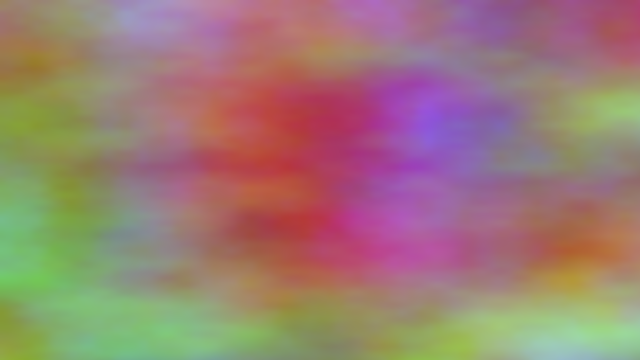
Frame 1 (no input)
Frame 2 (the mouse pressed at the canvas centre, redrawn once): identical to frame 1, image omitted

The p5.js sketch that drew this single still picture (run headless with seeded random() and noise() and a simulated clock; the mouse was pressed at the canvas centre and the sketch redrawn once):

// p5.js sketch
// ── sketch.js
function setup() {
    createCanvas(640, 360);
    noLoop();
    pixelDensity(1);
}

function draw() {
    background(0);
    noiseDetail(5);
    loadPixels();

    let redxoff = 25.0;
    let greenxoff = 35.0;
    let bluexoff = 45.0;
    for (let x = 0; x < width; x++) {
        let redyoff = 10.0;
        let greenyoff = 20.0;
        let blueyoff = 30.0;
        for (let y = 0; y < height; y++) {

            let red = map(noise(redxoff, redyoff), 0, 1, 0, 255);
            if (x === 0 && y === 0) console.log(red)

            let green = map(noise(greenxoff, greenyoff), 0, 1, 0, 255);
            let blue = map(noise(bluexoff, blueyoff), 0, 1, 0, 255);

            let index = (x + y * width) * 4;
            pixels[index ] = red;
            pixels[index + 1] = green;
            pixels[index + 2] = blue;

            redyoff += 0.004;
            greenyoff += 0.009;
            blueyoff += 0.008;
        }
        redxoff += 0.002;
        greenxoff += 0.003;
        bluexoff += 0.007;

    }
    updatePixels();
}
